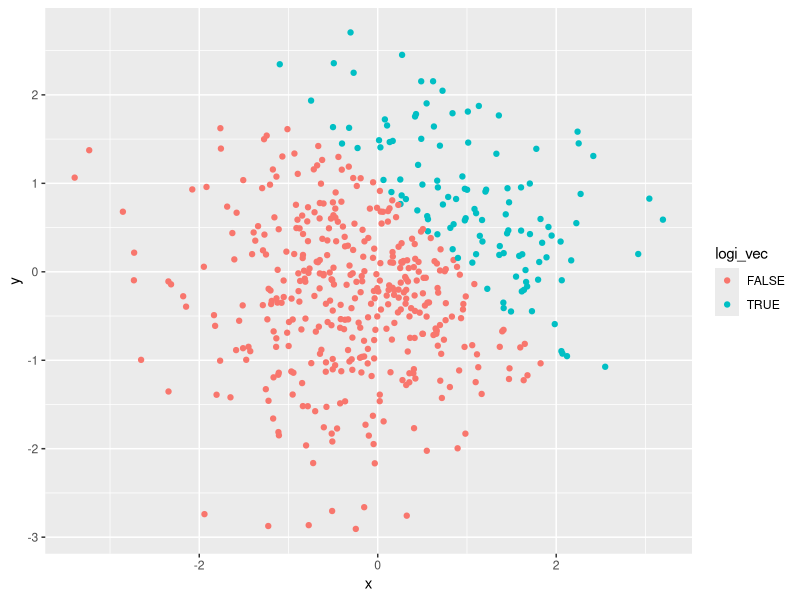
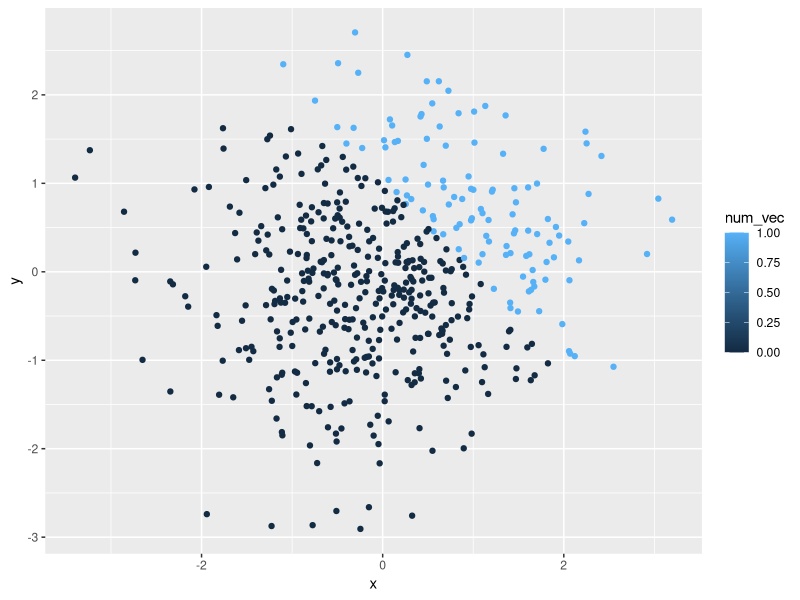
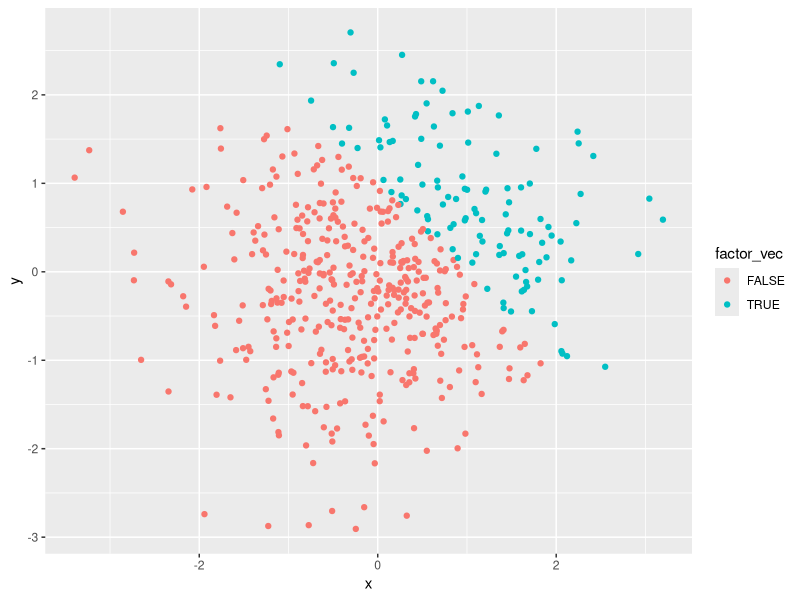
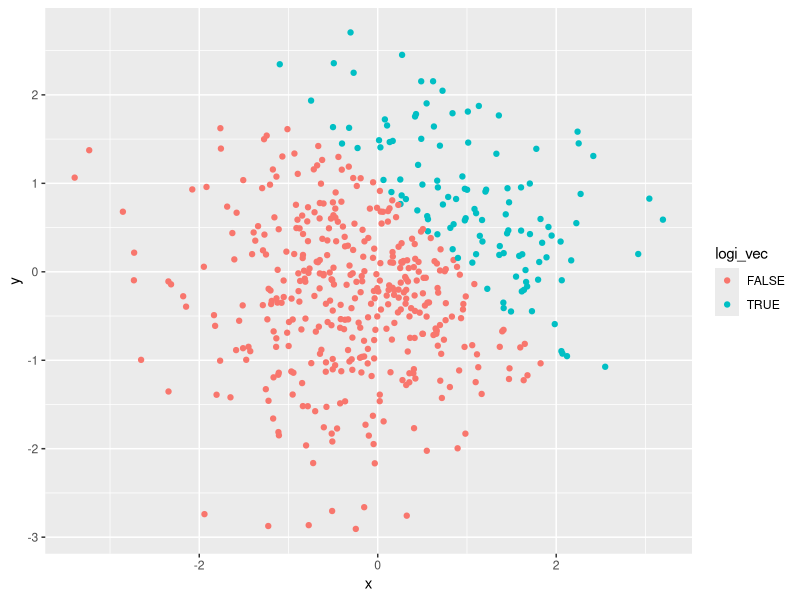

Source code (R) for these figures, in order:
## ---- chunk 1
library(tidyverse)
## ---- chunk 2
# set seed to ensure reproducibility
set.seed(1234)

# create data frame
create_df = tibble(
  x = rnorm(8),
  vec_logical = x > 0,
  vec_char = c("My", "name", "is", "Alexa", "Hello", "Hey", "Hi","Bye"),
  vec_factor = factor(c("low", "medium", "high", "high", "medium", "low", "medium", "medium"))
)

# return the first six rows of the data frame 
head(create_df)

# calculate the mean of each variable in the data frame
# numeric and logical vectors work but character and factor vectors return NA
x_mean = mean(pull(create_df, x))
vec_logical_mean = mean(pull(create_df, vec_logical))
# vec_char_mean = mean(pull(create_df, vec_char))
# vec_factor_mean = mean(pull(create_df, vec_factor))

# apply as.numeric function to the logical, character and factor variables
as.numeric(pull(create_df, vec_logical))
# as numeric(character vector) returns NA
as.numeric(pull(create_df, vec_char))
as.numeric(pull(create_df, vec_factor))
## ---- chunk 3
# logical vectors are converted to numeric and factor vectors + numeric operations
# logical -> numeric
convert_logi_numeric = as.numeric(pull(create_df, vec_logical))
result1 = convert_logi_numeric*(pull(create_df, x))
result1

# logical -> factor
convert_logi_factor = as.factor(pull(create_df, vec_logical))
result2 = convert_logi_factor*(pull(create_df, x))
result2

# logical vector -> factor -> numeric
double_convert = as.numeric(convert_logi_factor)
result3 = double_convert*(pull(create_df, x))
result3
## ---- chunk 4
# set seed to ensure reproducibility
set.seed(1234)

# create data frame
plot_df = tibble(
  x = rnorm(500),
  y = rnorm(500),
  logi_vec = c(x+y) > 1,
  num_vec = as.numeric(logi_vec),
  factor_vec = as.factor(logi_vec)
)

# return the first six rows of the data frame 
head(plot_df)

# make and export scatterplot
# scatterplot y vs x, color points using the logical variable
ggplot(plot_df, aes(x=x, y=y, color=logi_vec)) + geom_point()
# export the first scatterplot to project directory
ggsave("scatter plot.pdf", height = 4, width = 6)

# scatterplot y vs x, color points using the numeric variable
ggplot(plot_df, aes(x=x, y=y, color=num_vec)) + geom_point()

# scatterplot y vs x, color points using the factor variable
ggplot(plot_df, aes(x=x, y=y, color=factor_vec)) + geom_point()
